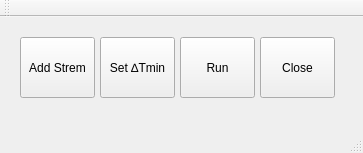
<?xml version="1.0" encoding="UTF-8"?>
<ui version="4.0">
 <class>MainWindow</class>
 <widget class="QMainWindow" name="MainWindow">
  <property name="geometry">
   <rect>
    <x>0</x>
    <y>0</y>
    <width>363</width>
    <height>153</height>
   </rect>
  </property>
  <property name="windowTitle">
   <string>IORSE</string>
  </property>
  <widget class="QWidget" name="centralWidget">
   <widget class="QPushButton" name="pushButton">
    <property name="geometry">
     <rect>
      <x>20</x>
      <y>20</y>
      <width>75</width>
      <height>61</height>
     </rect>
    </property>
    <property name="text">
     <string>Add Strem</string>
    </property>
   </widget>
   <widget class="QPushButton" name="pushButton_2">
    <property name="geometry">
     <rect>
      <x>100</x>
      <y>20</y>
      <width>75</width>
      <height>61</height>
     </rect>
    </property>
    <property name="text">
     <string>Set ∆Tmin</string>
    </property>
   </widget>
   <widget class="QPushButton" name="pushButton_3">
    <property name="geometry">
     <rect>
      <x>180</x>
      <y>20</y>
      <width>75</width>
      <height>61</height>
     </rect>
    </property>
    <property name="text">
     <string>Run</string>
    </property>
   </widget>
   <widget class="QPushButton" name="pushButton_4">
    <property name="geometry">
     <rect>
      <x>260</x>
      <y>20</y>
      <width>75</width>
      <height>61</height>
     </rect>
    </property>
    <property name="text">
     <string>Close</string>
    </property>
   </widget>
  </widget>
  <widget class="QMenuBar" name="menuBar">
   <property name="geometry">
    <rect>
     <x>0</x>
     <y>0</y>
     <width>363</width>
     <height>21</height>
    </rect>
   </property>
  </widget>
  <widget class="QToolBar" name="mainToolBar">
   <attribute name="toolBarArea">
    <enum>TopToolBarArea</enum>
   </attribute>
   <attribute name="toolBarBreak">
    <bool>false</bool>
   </attribute>
  </widget>
  <widget class="QStatusBar" name="statusBar"/>
 </widget>
 <layoutdefault spacing="6" margin="11"/>
 <resources/>
 <connections>
  <connection>
   <sender>pushButton_4</sender>
   <signal>clicked()</signal>
   <receiver>MainWindow</receiver>
   <slot>close()</slot>
   <hints>
    <hint type="sourcelabel">
     <x>321</x>
     <y>263</y>
    </hint>
    <hint type="destinationlabel">
     <x>278</x>
     <y>267</y>
    </hint>
   </hints>
  </connection>
 </connections>
</ui>
